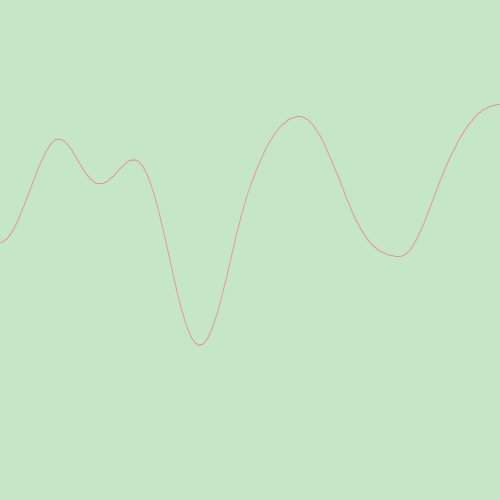
Frame 1 (no input)
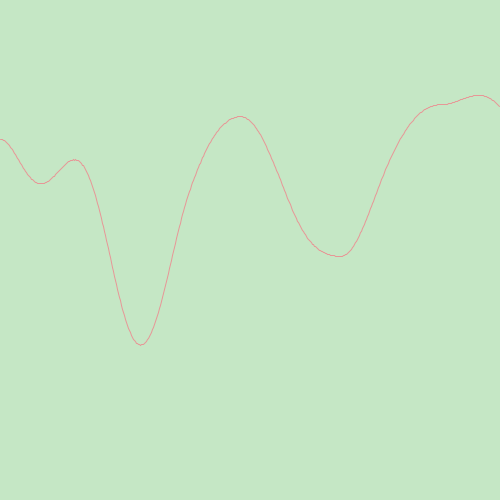
Frame 60 (the mouse pressed at the canvas centre just before this capture)
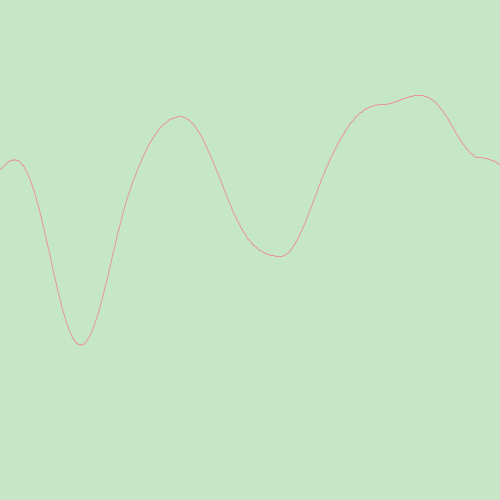
Frame 120 (the mouse held since frame 60 and released just before this capture)

The Processing sketch that drew these frames (run headless with seeded random() and noise(); from frame 60 on, the mouse is pressed at the canvas centre):

// Processing sketch: Graphing_NoiseWave_Animated
// ── Graphing_NoiseWave_Animated.pde
/*

Creative Coding for Artists Workshop by Liu Chang
June 10th 2017
@Currents New Media Festival, Santa Fe, New Mexico
 
Below is a code example for the exercise section.
Only for education purpose.

Github Repo: https://github.com/CICILIU/Currents-Coding-Workshop
www.liuchang.work
 
*/
float y;
float xoffset;
float  inc = 0.01;//increase
float start = 0;

void setup() {
  size(500, 500);
  noiseDetail(2);
}

void draw() {
  background(197, 231, 197);
  stroke(16, 151, 234);
  noFill();
  beginShape();
  xoffset = start;


  for (int x= 0; x<width; x++) {

    xoffset = xoffset +inc;
    y = map(noise(xoffset), 0, 1, 0, height);

    stroke(231, 151, 151);
    vertex(x, y);
  }
  endShape();
  start += inc;
  //noLoop();
}
